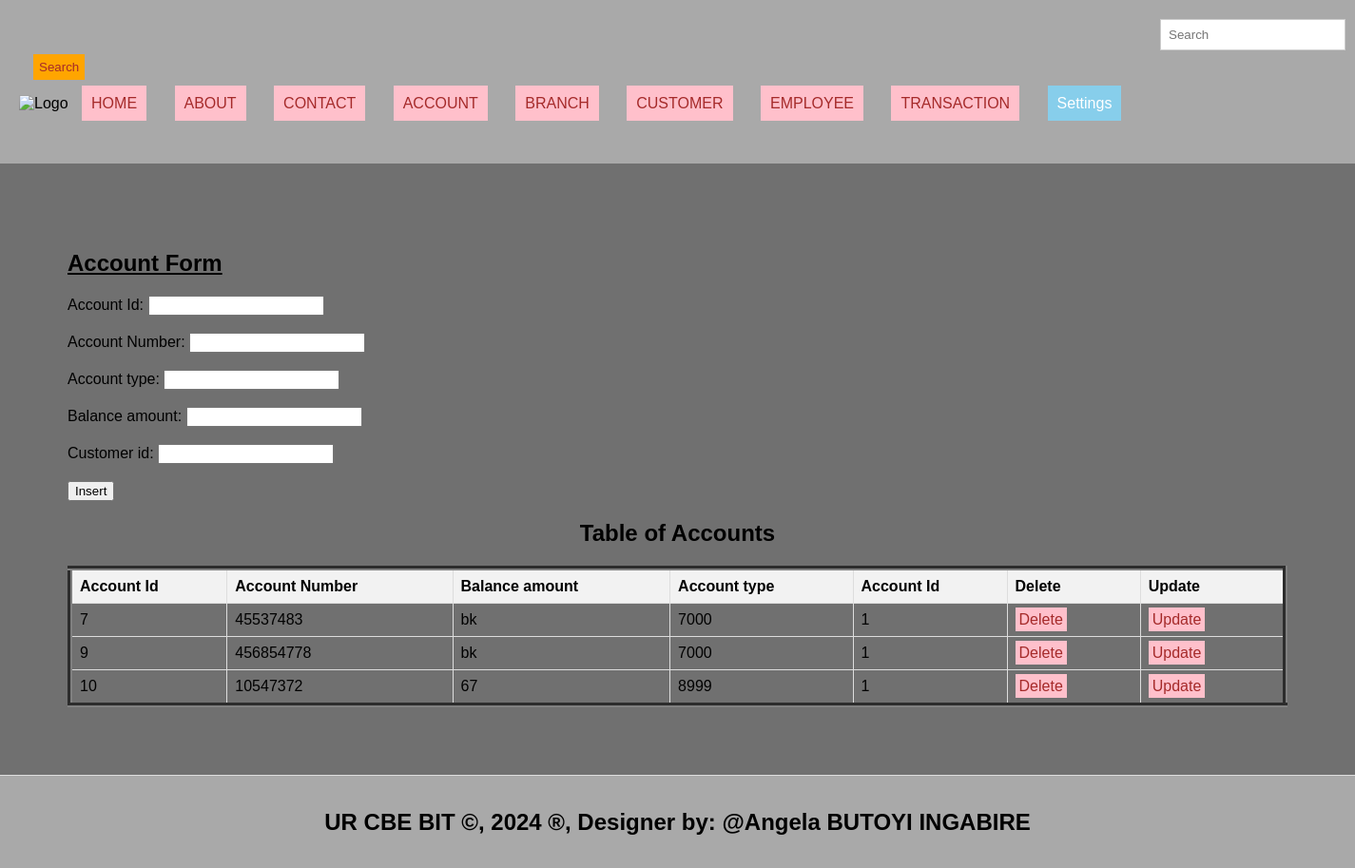
The page /account.php on the database its author committed.
### tables this page shows
CREATE TABLE `account` (
  `account_id` int(11) NOT NULL,
  `account_number` int(34) DEFAULT NULL,
  `account_type` varchar(56) DEFAULT NULL,
  `balance_amount` int(200) DEFAULT NULL,
  `customer_id` int(11) DEFAULT NULL
);

### account.php (the view, shortened to what this page needs)
<!DOCTYPE html>
<html lang="en">
<head>
  <link rel="stylesheet" type="text/css" href="style.css" title="style 1" media="screen, tv, projection, handheld, print"/>
  </head>
  <header>
<body bgcolor="#707070">
  <form class="d-flex" role="search" action="search.php">
      <input class="form-control me-2" type="search" placeholder="Search" aria-label="Search" name="query">
      <button class="btn btn-outline-success" type="submit">Search</button>
    </form>
  <ul style="list-style-type: none; padding: 0;">
    <li style="display: inline; margin-right: 10px;">
    <img src="./images/bank-vector-icon.jpg" width="90" height="60" alt="Logo">
  </li>
    <li style="display: inline; margin-right: 10px;"><a href="./home.html">HOME</a>
  </li>
    <li style="display: inline; margin-right: 10px;"><a href="./about.html">ABOUT</a>
  </li>
    <li style="display: inline; margin-right: 10px;"><a href="./contact.html">CONTACT</a>
  </li>
    <li style="display: inline; margin-right: 10px;"><a href="./account.php">ACCOUNT</a>
  </li>
    <li style="display: inline; margin-right: 10px;"><a href="./branch.php">BRANCH</a>
  </li>
    <li style="display: inline; margin-right: 10px;"><a href="./customer.php">CUSTOMER</a>
  </li>
    <li style="display: inline; margin-right: 10px;"><a href="./employee.php">EMPLOYEE</a>
  </li>
<li style="display: inline; margin-right: 10px;"><a href="./transaction.php">TRANSACTION</a>
  </li>
    <li class="dropdown" style="display: inline; margin-right: 10px;">
      <a href="#" style="padding: 10px; color: white; background-color: skyblue; text-decoration: none; margin-right: 15px;">Settings</a>
    </li><br><br>
  </ul>
</header>
<section>
    <h1><u> Account Form </u></h1>
    <form method="post" onsubmit="return confirmInsert();">
        <label for="Account Id">Account Id:</label>
        <input type="number" id="accid" name="accid"><br><br>
        <label for="Account Number">Account Number:</label>
        <input type="number" id="accnum" name="accnum" required><br><br>
        <label for="Account type">Account type:</label>
        <input type="text" id="acctyp" name="acctyp" required><br><br>
        <label for="Balance amount">Balance amount:</label>
        <input type="number" id="bal" name="bal" required><br><br>
        <label for="Customer id">Customer id:</label>
        <input type="number" id="acccid" name="acccid" required><br><br>
        <input type="submit" name="add" value="Insert">
    </form>
<!DOCTYPE html>
<html>
<head>
</head>
<body>
    <center><h2>Table of Accounts</h2></center>
    <table border="5">
        <tr>
            <th>Account Id</th>
            <th>Account Number</th>
            <th>Balance amount</th>
            <th>Account type</th>
            <th>Account Id</th>
            <th>Delete</th>
            <th>Update</th>
        </tr>
        <?php
        include('database_connection.php');
        $sql = "SELECT * FROM account";
        $result = $connection->query($sql);
        if ($result->num_rows > 0) {
            while ($row = $result->fetch_assoc()) {
                $accid = $row['account_id'];
                echo "<tr>
                    <td>" . $row['account_id'] . "</td>
                    <td>" . $row['account_number'] . "</td>
                    <td>" . $row['account_type'] . "</td>
                    <td>" . $row['balance_amount'] . "</td>
                    <td>" . $row['customer_id'] . "</td>
                    <td><a style='padding:4px' href='delete_account.php?account_id=$accid'>Delete</a></td>
                    <td><a style='padding:4px' href='update_account.php?account_id=$accid'>Update</a></td>
                </tr>";
            }
        } else {
            echo "<tr><td colspan='6'>No data found</td></tr>";
        }
        ?>
    </table>
</body>
    </section>
<footer>
  <center>
    <b><h2>UR CBE BIT &copy, 2024 &reg, Designer by: @Angela BUTOYI INGABIRE</h2></b>
  </center>
</footer>
</body>
</html>

### style.css (style rules this page uses)
body { font-family: Arial, sans-serif; margin: 0; padding: 0; }
.form-control { padding: 8px; margin-left: 4px; border: 1px solid #ccc; }
.btn { padding: 6px; background-color: orange; color: brown; border: none; }
.dropdown { position: relative; display: inline; margin-right: 10px; }
body { font-family: Arial,sans-serif; margin:0; padding:0; }
header { background-color:darkgray; padding: 20px; }
.dropdown { position: right; display:right; direction:rtl; }
section { padding:28px; border-bottom: 1px solid #ddd; }
footer { text-align: center; padding: 15px; background-color:darkgray; }

### account.php (style rules this page uses)
a { padding: 10px; color: white; background-color: pink; text-decoration: none; margin-right: 15px; }
a:link { color: brown; }
button.btn { margin-left: 15px; margin-top: 4px; }
input.form-control { margin-left: 1200px; padding: 8px; }
section { padding:71px; border-bottom: 1px solid #ddd; }
footer { text-align: center; padding: 15px; background-color:darkgray; }
table { width: 100%; border-collapse: collapse; }
th, td { border: 1px solid #ddd; padding: 8px; text-align: left; }
th { background-color: #f2f2f2; }

### rows shown on the page
account: account_id "7", account_number "45537483", account_type "bk", balance_amount "7000", customer "1"
account: account_id "9", account_number "456854778", account_type "bk", balance_amount "7000", customer "1"
account: account_id "10", account_number "10547372", account_type "67", balance_amount "8999", customer "1"
